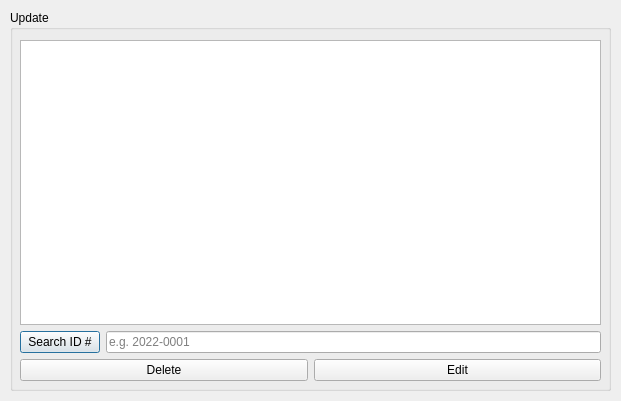
<?xml version="1.0" encoding="UTF-8"?>
<ui version="4.0">
 <class>Update</class>
 <widget class="QDialog" name="Update">
  <property name="geometry">
   <rect>
    <x>0</x>
    <y>0</y>
    <width>621</width>
    <height>401</height>
   </rect>
  </property>
  <property name="windowTitle">
   <string>Dialog</string>
  </property>
  <widget class="QGroupBox" name="groupBox">
   <property name="geometry">
    <rect>
     <x>10</x>
     <y>10</y>
     <width>601</width>
     <height>381</height>
    </rect>
   </property>
   <property name="title">
    <string>Update</string>
   </property>
   <widget class="QWidget" name="">
    <property name="geometry">
     <rect>
      <x>10</x>
      <y>30</y>
      <width>581</width>
      <height>341</height>
     </rect>
    </property>
    <layout class="QVBoxLayout" name="verticalLayout_2">
     <item>
      <widget class="QTableView" name="tableView"/>
     </item>
     <item>
      <layout class="QVBoxLayout" name="verticalLayout">
       <item>
        <layout class="QHBoxLayout" name="horizontalLayout">
         <item>
          <widget class="QPushButton" name="pushButton">
           <property name="text">
            <string>Search ID #</string>
           </property>
          </widget>
         </item>
         <item>
          <widget class="QLineEdit" name="lineEdit">
           <property name="placeholderText">
            <string>e.g. 2022-0001</string>
           </property>
          </widget>
         </item>
        </layout>
       </item>
       <item>
        <layout class="QHBoxLayout" name="horizontalLayout_2">
         <item>
          <widget class="QPushButton" name="DeleteButton">
           <property name="text">
            <string>Delete</string>
           </property>
          </widget>
         </item>
         <item>
          <widget class="QPushButton" name="EditButton">
           <property name="text">
            <string>Edit</string>
           </property>
          </widget>
         </item>
        </layout>
       </item>
      </layout>
     </item>
    </layout>
   </widget>
  </widget>
 </widget>
 <resources/>
 <connections/>
</ui>
